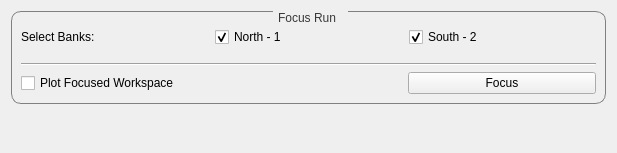
<?xml version="1.0" encoding="UTF-8"?>
<ui version="4.0">
 <class>CalibTab</class>
 <widget class="QWidget" name="CalibTab">
  <property name="windowModality">
   <enum>Qt::NonModal</enum>
  </property>
  <property name="geometry">
   <rect>
    <x>0</x>
    <y>0</y>
    <width>617</width>
    <height>153</height>
   </rect>
  </property>
  <property name="sizePolicy">
   <sizepolicy hsizetype="Preferred" vsizetype="Minimum">
    <horstretch>0</horstretch>
    <verstretch>0</verstretch>
   </sizepolicy>
  </property>
  <property name="windowTitle">
   <string>Form</string>
  </property>
  <property name="styleSheet">
   <string notr="true">QGroupBox {
border: 1px solid grey;border-radius: 10px;margin-top: 1ex; margin-right: 0ex
}
QGroupBox:title {
                           subcontrol-origin: margin;
                           padding: 0 3px;
                           subcontrol-position: top center;
                           padding-top: 0px;
                          padding-bottom: 0px;
                           padding-right: 10px;
                            color: rgb(56, 56, 56)
}</string>
  </property>
  <layout class="QVBoxLayout" name="verticalLayout_2">
   <item>
    <layout class="QVBoxLayout" name="verticalLayout" stretch="1,0">
     <property name="sizeConstraint">
      <enum>QLayout::SetDefaultConstraint</enum>
     </property>
     <item>
      <widget class="QGroupBox" name="group_focus">
       <property name="sizePolicy">
        <sizepolicy hsizetype="Preferred" vsizetype="Fixed">
         <horstretch>0</horstretch>
         <verstretch>0</verstretch>
        </sizepolicy>
       </property>
       <property name="layoutDirection">
        <enum>Qt::LeftToRight</enum>
       </property>
       <property name="autoFillBackground">
        <bool>false</bool>
       </property>
       <property name="styleSheet">
        <string notr="true"/>
       </property>
       <property name="title">
        <string>Focus Run</string>
       </property>
       <property name="alignment">
        <set>Qt::AlignBottom|Qt::AlignHCenter</set>
       </property>
       <property name="flat">
        <bool>false</bool>
       </property>
       <property name="checkable">
        <bool>false</bool>
       </property>
       <layout class="QGridLayout" name="gridLayout_2">
        <item row="1" column="0">
         <layout class="QGridLayout" name="gridLayout" rowstretch="0,0,0,0,0" columnstretch="0,0,0">
          <property name="sizeConstraint">
           <enum>QLayout::SetDefaultConstraint</enum>
          </property>
          <property name="verticalSpacing">
           <number>6</number>
          </property>
          <item row="4" column="2">
           <widget class="QPushButton" name="button_focus">
            <property name="enabled">
             <bool>true</bool>
            </property>
            <property name="text">
             <string>Focus</string>
            </property>
           </widget>
          </item>
          <item row="4" column="0" colspan="2">
           <widget class="QCheckBox" name="check_plotOutput">
            <property name="enabled">
             <bool>true</bool>
            </property>
            <property name="text">
             <string>Plot Focused Workspace</string>
            </property>
           </widget>
          </item>
          <item row="3" column="0" colspan="3">
           <widget class="Line" name="line">
            <property name="orientation">
             <enum>Qt::Horizontal</enum>
            </property>
           </widget>
          </item>
          <item row="0" column="0" colspan="3">
           <widget class="FileFinder" name="finder_focusRun" native="true">
            <property name="sizePolicy">
             <sizepolicy hsizetype="Preferred" vsizetype="Preferred">
              <horstretch>0</horstretch>
              <verstretch>0</verstretch>
             </sizepolicy>
            </property>
            <property name="minimumSize">
             <size>
              <width>0</width>
              <height>0</height>
             </size>
            </property>
           </widget>
          </item>
          <item row="2" column="0" colspan="3">
           <spacer name="verticalSpacer">
            <property name="orientation">
             <enum>Qt::Vertical</enum>
            </property>
            <property name="sizeType">
             <enum>QSizePolicy::Fixed</enum>
            </property>
            <property name="sizeHint" stdset="0">
             <size>
              <width>20</width>
              <height>10</height>
             </size>
            </property>
           </spacer>
          </item>
          <item row="1" column="0">
           <widget class="QLabel" name="label_banks">
            <property name="text">
             <string>Select Banks:</string>
            </property>
           </widget>
          </item>
          <item row="1" column="1" colspan="2">
           <layout class="QHBoxLayout" name="layout_banks">
            <item>
             <widget class="QCheckBox" name="check_northBank">
              <property name="text">
               <string>North - 1</string>
              </property>
              <property name="checked">
               <bool>true</bool>
              </property>
              <property name="tristate">
               <bool>false</bool>
              </property>
             </widget>
            </item>
            <item>
             <widget class="QCheckBox" name="check_southBank">
              <property name="text">
               <string>South - 2</string>
              </property>
              <property name="checked">
               <bool>true</bool>
              </property>
              <property name="tristate">
               <bool>false</bool>
              </property>
             </widget>
            </item>
           </layout>
          </item>
         </layout>
        </item>
       </layout>
      </widget>
     </item>
     <item>
      <spacer name="verticalSpacer_2">
       <property name="orientation">
        <enum>Qt::Vertical</enum>
       </property>
       <property name="sizeHint" stdset="0">
        <size>
         <width>20</width>
         <height>10</height>
        </size>
       </property>
      </spacer>
     </item>
    </layout>
   </item>
  </layout>
 </widget>
 <customwidgets>
  <customwidget>
   <class>FileFinder</class>
   <extends>QWidget</extends>
   <header>mantidqt.widgets.filefinder</header>
   <container>1</container>
  </customwidget>
 </customwidgets>
 <tabstops>
  <tabstop>check_plotOutput</tabstop>
  <tabstop>button_focus</tabstop>
 </tabstops>
 <resources/>
 <connections/>
</ui>
